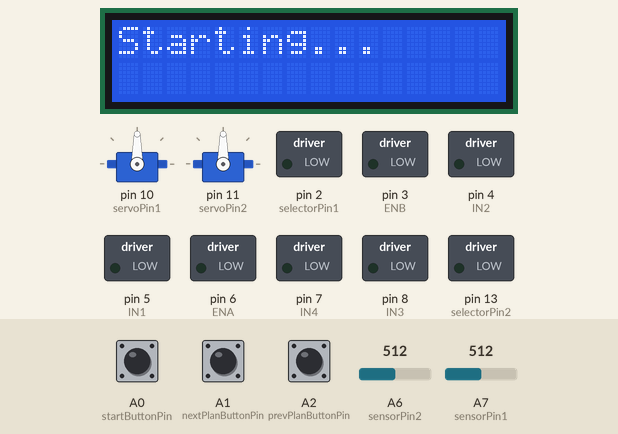
The sketch below on a simulated Arduino Nano, built with avr-gcc and run on an emulated ATmega328P. Parts: 2 × servo, 16×2 character LCD, switched loads named in the sketch (green lamp = pin HIGH). The inputs (shaded band) are chosen by the test bench; at power-on: A6 (sensorPin2) = 512, A7 (sensorPin1) = 512, A0 (startButtonPin) HIGH, A1 (nextPlanButtonPin) HIGH, A2 (prevPlanButtonPin) HIGH.

Above: at 1.2 s.
1.3 s: A6 (sensorPin2) set to 164
3.5 s: A6 (sensorPin2) set to 135
At 6.2 s:
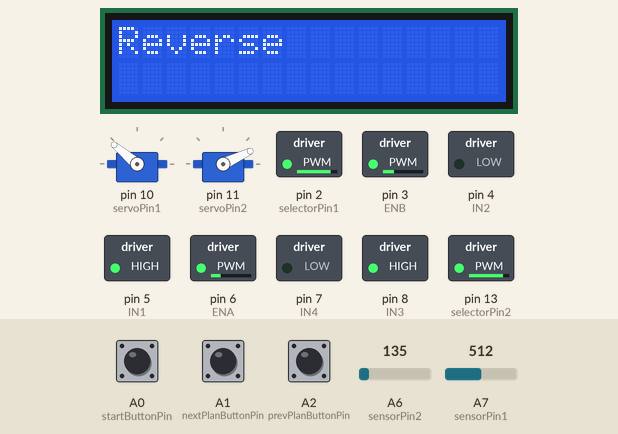
6.5 s: A6 (sensorPin2) set to 160
At 7.01 s:
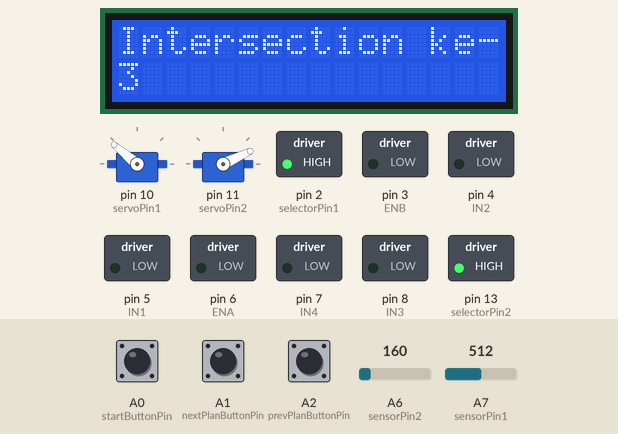
8.6 s: A7 (sensorPin1) set to 161
11.6 s: A7 (sensorPin1) set to 142
At 12.3 s:
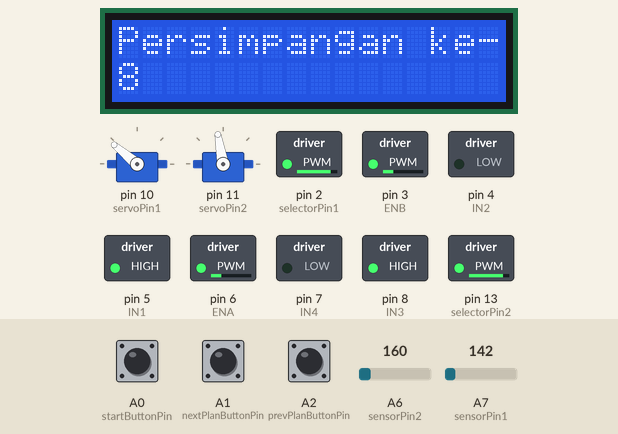
13.2 s: A7 (sensorPin1) set to 160
At 13.7 s:
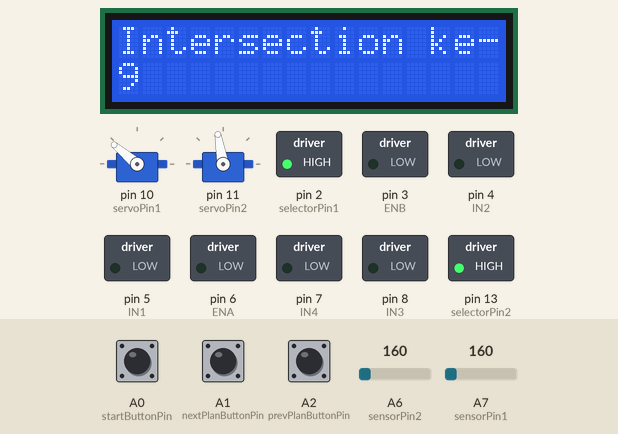
Timing chart, 0 to 16.2 s (numbered marks = the images above; inputs shaded):
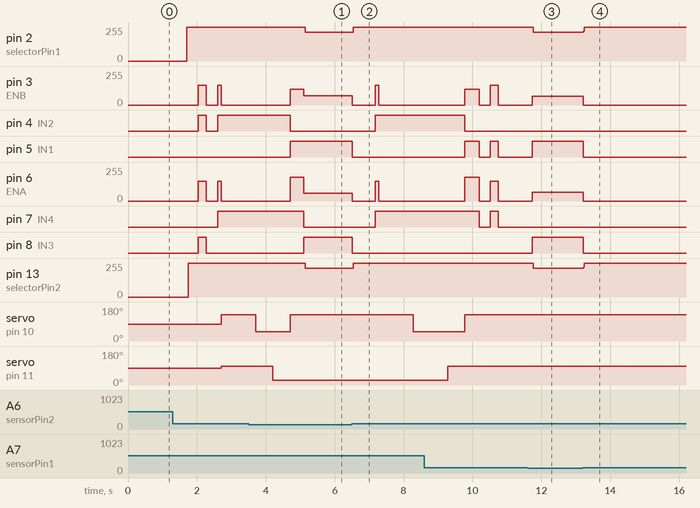

The sketch:

PROGRAM_PLAN_REV5.ino
```cpp
#include <Wire.h>
#include <LiquidCrystal_I2C.h>
#include <Servo.h>

// Define LCD address and size
LiquidCrystal_I2C lcd(0x27, 16, 2);

// Define pin connections for sensors
const int sensorPin1 = A7;
const int sensorPin2 = A6;
const int selectorPin1 = 2;
const int selectorPin2 = 13;

// Define pin connections for motor driver
int ENA = 6;
int ENB = 3;
int IN1 = 5;
int IN2 = 4;
int IN3 = 8;
int IN4 = 7;

// Define push button pins
const int startButtonPin = A0;
const int nextPlanButtonPin = A1;
const int prevPlanButtonPin = A2;

// Servo declarations
Servo servo1;
Servo servo2;
int servoPin1 = 10;
int servoPin2 = 11;

// Persimpangan counter
int intersectionCounter = 0;

// Flag untuk start
bool isStartPressed = false;

// Variabel untuk menyimpan plan yang dipilih
int selectedPlan = 0;
const char* plans[] = {"Plan A", "Plan B", "Plan C", "Plan D", "Plan E", "Plan F"};
const int numPlans = sizeof(plans) / sizeof(plans[0]);

// Function to read sensors
int readSensor(int selectorValue1, int selectorValue2, int sensorPin) {
    digitalWrite(selectorPin1, selectorValue1);
    digitalWrite(selectorPin2, selectorValue2);
    return analogRead(sensorPin);
}

// Function to execute a left turn
void turnLeft() {
    digitalWrite(IN1, LOW);
    digitalWrite(IN2, HIGH);  // Motor kiri mundur
    digitalWrite(IN3, HIGH);
    digitalWrite(IN4, LOW);   // Motor kanan maju
    analogWrite(ENA, 150);
    analogWrite(ENB, 150);
    delay(220);  // Kurangi delay untuk respon yang lebih cepat
}

// Function to execute a right turn
void turnRight() {
    digitalWrite(IN1, HIGH);
    digitalWrite(IN2, LOW);   // Motor kiri maju
    digitalWrite(IN3, LOW);
    digitalWrite(IN4, HIGH);  // Motor kanan mundur
    analogWrite(ENA, 150);
    analogWrite(ENB, 150);
    delay(220);  // Kurangi delay untuk respon yang lebih cepat
}

// Function to execute a U-turn
void uTurnRight() {
    digitalWrite(IN1, HIGH);
    digitalWrite(IN2, LOW);   // Motor kiri maju
    digitalWrite(IN3, LOW);
    digitalWrite(IN4, HIGH);  // Motor kanan mundur
    analogWrite(ENA, 180);
    analogWrite(ENB, 120);
    delay(400);  // Kurangi delay untuk respon yang lebih cepat
}

// Function to pick up an object
void pickObject() {
    servo1.write(140);
    servo2.write(100);
    delay(1000);
    servo1.write(50);
    delay(500);
    servo2.write(25);
    delay(500);
    servo1.write(140);
}

// Function to place an object
void placeObject() {
    servo1.write(140);
    servo2.write(25);
    delay(1000);
    servo1.write(50);
    delay(1000);
    servo2.write(100);
    delay(500);
    servo1.write(140);
}

void mundur(){
    lcd.clear();
    lcd.setCursor(0, 0);
    lcd.print("Reverse ");
    digitalWrite(IN1, LOW);
    digitalWrite(IN2, HIGH);  // Motor kiri mundur
    digitalWrite(IN3, LOW);
    digitalWrite(IN4, HIGH);  // Motor kanan mundur
    analogWrite(ENA, 150);
    analogWrite(ENB, 150);
    delay(100);
    analogWrite(ENA, 0);
    analogWrite(ENB, 0);
}

// Function to change the selected plan
void changePlan(int direction) {
    selectedPlan = (selectedPlan + direction + numPlans) % numPlans;
    lcd.clear();
    lcd.setCursor(0, 0);
    lcd.print(plans[selectedPlan]);
}

// Function to execute the selected plan
void executePlan() {
    // Tampilkan persimpangan yang dicapai di LCD
    lcd.clear();
    lcd.setCursor(0, 0);
    lcd.print("Persimpangan ke-");
    lcd.setCursor(0, 1);
    lcd.print(intersectionCounter);

    switch (selectedPlan) {
        case 0:  // Plan A
            if (intersectionCounter == 1) {
                turnLeft();  // Belok kiri pada persimpangan 1
            } else if (intersectionCounter == 2) {
                mundur();     // Mundur selama 100 ms sebelum mengambil objek
                pickObject();  // Ambil objek pada persimpangan 2
                uTurnRight();  // Putar balik setelah mengambil objek
            } else if (intersectionCounter == 3) {
                // Abaikan dan tetap mengikuti garis
            } else if (intersectionCounter == 4) {
                mundur();      // Mundur selama 100 ms sebelum meletakkan objek
                placeObject(); // Letakan objek pada persimpangan 4
                uTurnRight();  // Putar balik setelah meletakan objek
            } else if (intersectionCounter == 5) {
                turnRight();  // Belok kanan pada persimpangan 5
            }
            break;

        case 1:  // Plan B
            if (intersectionCounter == 1) {
                turnLeft();  // Belok kiri pada persimpangan 1
            } else if (intersectionCounter == 2) {
                mundur();     // Mundur selama 100 ms sebelum mengambil objek
                pickObject();  // Ambil objek pada persimpangan 2
                uTurnRight();  // Putar balik setelah mengambil objek
            } else if (intersectionCounter == 3) {
                // Abaikan dan tetap mengikuti garis
            } else if (intersectionCounter == 4) {
                mundur();      // Mundur selama 100 ms sebelum meletakkan objek
                placeObject(); // Letakan objek pada persimpangan 4
                uTurnRight();  // Putar balik setelah meletakan objek
            } else if (intersectionCounter == 5) {
                turnRight();  // Belok kanan pada persimpangan 5
            } else if (intersectionCounter == 6) {
                turnLeft();  // Belok kiri pada persimpangan 6
            } else if (intersectionCounter == 7) {
                mundur();     // Mundur selama 100 ms sebelum mengambil objek
                pickObject();  // Ambil objek pada persimpangan 7
                uTurnRight();  // Putar balik setelah mengambil objek
            } else if (intersectionCounter == 8) {
                turnLeft();  // Belok kiri pada persimpangan 8
            } else if (intersectionCounter == 9) {
                turnRight();  // Belok kanan pada persimpangan 9
            } else if (intersectionCounter == 10) {
                mundur();      // Mundur selama 100 ms sebelum meletakkan objek
                placeObject(); // Letakan objek pada persimpangan 10
                uTurnRight();  // Putar balik setelah meletakan objek
            } else if (intersectionCounter == 11) {
                // Abaikan dan tetap mengikuti garis
            } else if (intersectionCounter == 12) {
                mundur();     // Mundur selama 100 ms sebelum mengambil objek
                pickObject();  // Ambil objek pada persimpangan 12
                uTurnRight();  // Putar balik setelah mengambil objek
            } else if (intersectionCounter == 13) {
                turnRight();  // Belok kanan pada persimpangan 13
            } else if (intersectionCounter == 14) {
                turnLeft();  // Belok kiri pada persimpangan 14
            } else if (intersectionCounter == 15) {
                mundur();      // Mundur selama 100 ms sebelum meletakkan objek
                placeObject(); // Letakan objek pada persimpangan 15
                uTurnRight();  // Putar balik setelah meletakan objek
            } else if (intersectionCounter == 16) {
                turnLeft();  // Belok kiri pada persimpangan 16
            } else if (intersectionCounter == 17) {
                // Abaikan dan tetap mengikuti garis
            } else if (intersectionCounter == 18) {
                // Pada persimpangan terakhir, robot berhenti
                analogWrite(ENA, 0);
                analogWrite(ENB, 0);
                digitalWrite(IN1, LOW);
                digitalWrite(IN2, LOW);
                digitalWrite(IN3, LOW);
                digitalWrite(IN4, LOW);
                lcd.setCursor(0, 0);
                lcd.print("Robot Stopped");
            }
            break;

        case 2:  // Plan C
            if (intersectionCounter == 1) {
                turnLeft();  // Belok kiri pada persimpangan 1
            } else if (intersectionCounter == 2) {
                mundur();     // Mundur selama 100 ms sebelum mengambil objek
                pickObject();  // Ambil objek pada persimpangan 2
                uTurnRight();  // Putar balik setelah mengambil objek
            } else if (intersectionCounter == 3) {
                turnLeft();  // Belok kiri pada persimpangan 3
            } else if (intersectionCounter == 4) {
                turnRight();  // Belok kanan pada persimpangan 4
            } else if (intersectionCounter == 5) {
                mundur();      // Mundur selama 100 ms sebelum meletakkan objek
                placeObject(); // Letakan objek pada persimpangan 5
                uTurnRight();  // Putar balik setelah meletakan objek
            } else if (intersectionCounter == 6) {
                // Abaikan dan tetap mengikuti garis
            } else if (intersectionCounter == 7) {
                mundur();     // Mundur selama 100 ms sebelum mengambil objek
                pickObject();  // Ambil objek pada persimpangan 7
                uTurnRight();  // Putar balik setelah mengambil objek
            } else if (intersectionCounter == 8) {
                turnLeft();  // Belok kiri pada persimpangan 8
            } else if (intersectionCounter == 9) {
                turnRight();  // Belok kanan pada persimpangan 9
            } else if (intersectionCounter == 10) {
                mundur();      // Mundur selama 100 ms sebelum meletakkan objek
                placeObject(); // Letakan objek pada persimpangan 10
                uTurnRight();  // Putar balik setelah meletakan objek
            } else if (intersectionCounter == 11) {
                // Abaikan dan tetap mengikuti garis
            } else if (intersectionCounter == 12) {
                mundur();     // Mundur selama 100 ms sebelum mengambil objek
                pickObject();  // Ambil objek pada persimpangan 12
                uTurnRight();  // Putar balik setelah mengambil objek
            } else if (intersectionCounter == 13) {
                turnRight();  // Belok kanan pada persimpangan 13
            } else if (intersectionCounter == 14) {
                // Abaikan dan tetap mengikuti garis
            } else if (intersectionCounter == 15) {
                turnLeft();  // Belok kiri pada persimpangan 15
            } else if (intersectionCounter == 16) {
                mundur();      // Mundur selama 100 ms sebelum meletakkan objek
                placeObject(); // Letakan objek pada persimpangan 16
                uTurnRight();  // Putar balik setelah meletakan objek
            } else if (intersectionCounter == 17) {
                turnRight();  // Belok kanan pada persimpangan 17
            } else if (intersectionCounter == 18) {
                // Abaikan dan tetap mengikuti garis
            } else if (intersectionCounter == 19) {
                // Abaikan dan tetap mengikuti garis
            } else if (intersectionCounter == 20) {
                // Pada persimpangan terakhir, robot berhenti
                analogWrite(ENA, 0);
                analogWrite(ENB, 0);
                digitalWrite(IN1, LOW);
                digitalWrite(IN2, LOW);
                digitalWrite(IN3, LOW);
                digitalWrite(IN4, LOW);
                lcd.setCursor(0, 0);
                lcd.print("Robot Stopped");
            }
            break;
    }
}


void setup() {
    Serial.begin(9600);

    servo1.attach(servoPin1);
    servo2.attach(servoPin2);

    // Initialize LCD
    lcd.init();
    lcd.backlight();

    // Set selector and motor pins as outputs
    pinMode(selectorPin1, OUTPUT);
    pinMode(selectorPin2, OUTPUT);
    pinMode(ENA, OUTPUT);
    pinMode(ENB, OUTPUT);
    pinMode(IN1, OUTPUT);
    pinMode(IN2, OUTPUT);
    pinMode(IN3, OUTPUT);
    pinMode(IN4, OUTPUT);

    // Set push button pins as input
    pinMode(startButtonPin, INPUT_PULLUP);
    pinMode(nextPlanButtonPin, INPUT_PULLUP);
    pinMode(prevPlanButtonPin, INPUT_PULLUP);

    // Initialize motors to stop
    digitalWrite(IN1, LOW);
    digitalWrite(IN2, LOW);
    digitalWrite(IN3, LOW);
    digitalWrite(IN4, LOW);

    // Display the initial plan on the LCD
    lcd.setCursor(0, 0);
    lcd.print(plans[selectedPlan]);
}

void loop() {
    // Menunggu tombol start ditekan
    if (!isStartPressed) {
        if (digitalRead(nextPlanButtonPin) == HIGH) {
            changePlan(1);  // Pindah ke plan berikutnya
            delay(300);     // Debounce delay
        }
        if (digitalRead(prevPlanButtonPin) == HIGH) {
            changePlan(-1);  // Pindah ke plan sebelumnya
            delay(300);      // Debounce delay
        }
        if (digitalRead(startButtonPin) == HIGH) {
            isStartPressed = true;
            lcd.clear();
            lcd.setCursor(0, 0);
            lcd.print("Starting...");
            delay(1000);
            lcd.clear();
        }
    }

    if (isStartPressed) {
        // Logika mengikuti garis
        int sensorValues[8];
        bool sensorAboveThreshold = false;

        for (int i = 0; i < 8; i++) {
            int selectorValue1 = (i & 0b10) >> 1;
            int selectorValue2 = i & 0b01;

            if (i < 4) {
                sensorValues[i] = readSensor(selectorValue1, selectorValue2, sensorPin1);
            } else {
                sensorValues[i] = readSensor(selectorValue1, selectorValue2, sensorPin2);
            }

            if (sensorValues[i] > 150) {
                sensorAboveThreshold = true;
            }
        }

        // Cek apakah persimpangan terdeteksi
        if (sensorValues[1] > 150 && sensorValues[0] > 150 &&
            sensorValues[5] > 150 && sensorValues[6] > 150) {

            lcd.setCursor(0, 0);
            lcd.print("Intersection");
            analogWrite(ENA, 0);
            analogWrite(ENB, 0);
            digitalWrite(IN1, LOW);
            digitalWrite(IN2, LOW);
            digitalWrite(IN3, LOW);
            digitalWrite(IN4, LOW);
            delay(300);  // Kurangi delay untuk respons yang lebih cepat

            intersectionCounter++;

            // Eksekusi plan sesuai dengan persimpangan yang terdeteksi
            executePlan();

        } else {
            // Logika mengikuti garis
            int speedKiri = 65;
            int speedKanan = 65;

            // Optimasi respons kecepatan
            if (sensorValues[1] > 200 && sensorValues[0] > 200) {
                speedKiri = 60;
                speedKanan = 70;
            } else if (sensorValues[5] > 200 && sensorValues[6] > 200) {
                speedKiri = 70;
                speedKanan = 60;
            } else if (sensorValues[1] > 200) {
                speedKiri = 50;
                speedKanan = 80;
            } else if (sensorValues[3] > 200) {
                speedKiri = 40;
                speedKanan = 90;
            } else if (sensorValues[2] > 200) {
                speedKiri = 0;
                speedKanan = 140;
            } else if (sensorValues[0] > 200) {
                speedKiri = 62;
                speedKanan = 62;
            } else if (sensorValues[5] > 200) {
                speedKiri = 62;
                speedKanan = 62;
            } else if (sensorValues[6] > 200) {
                speedKiri = 80;
                speedKanan = 50;
            } else if (sensorValues[4] > 200) {
                speedKiri = 90;
                speedKanan = 40;
            } else if (sensorValues[7] > 200) {
                speedKiri = 140;
                speedKanan = 0;
            } else if (!sensorAboveThreshold) {
                speedKiri = 0;
                speedKanan = 0;
            } else {
                speedKiri = 65;
                speedKanan = 65;
            }

            analogWrite(ENA, speedKiri);
            analogWrite(ENB, speedKanan);

            // Set motor directions (both forward)
            digitalWrite(IN1, HIGH);
            digitalWrite(IN2, LOW);
            digitalWrite(IN3, HIGH);
            digitalWrite(IN4, LOW);

            delay(2);  // Kurangi delay untuk respons yang lebih cepat
        }
    }
}
```

Measured:
- the behaviour switches between 151 and 150 on A6 (sensorPin2) (found by bisection; images 0 and 1)
- the behaviour switches between 151 and 150 on A7 (sensorPin1) (found by bisection; images 2 and 3)
- after the input at 3.5 s, pin 2 (selectorPin1): 255/255 → 214/255 after 1.6 s; pin 4 (IN2): goes on until 4.7 s, then stays LOW; pin 5 (IN1): goes on until 4.7 s, then stays HIGH; pin 7 (IN4): goes on until 5.1 s, then stays LOW; pin 8 (IN3): LOW → HIGH after 1.6 s
- after the input at 6.5 s, pin 2 (selectorPin1): 214/255 → 255/255 after 0.05 s; pin 3 (ENB): 70/255 → 0/255 at once, → 150/255 0.66 s later, → 0/255 0.10 s later
- after the input at 11.6 s, pin 2 (selectorPin1): 255/255 → 214/255 after 0.17 s; pin 3 (ENB), pin 6 (ENA): 0/255 → 65/255 after 0.13 s; pin 5 (IN1), pin 8 (IN3): LOW → HIGH after 0.13 s; pin 13 (selectorPin2): 255/255 → 215/255 after 0.17 s
- after the input at 13.2 s, pin 2 (selectorPin1): 214/255 → 255/255 at once; pin 3 (ENB), pin 6 (ENA): 65/255 → 0/255 at once; pin 5 (IN1), pin 8 (IN3): HIGH → LOW at once; pin 13 (selectorPin2): 215/255 → 255/255 at once; the display: first changes at once (image 4 shows a later state)
